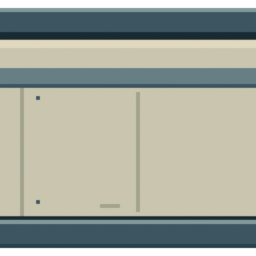
#> input picture Tools/ArtSources/SOLITUDE/NorthWallPanels/PNG/north_wall_plain_256.png, 256 x 256 px; its folder holds 4 pictures in this run
$ python process_panels.py
#> lines starting #> are read from the running program, lines starting #| are printed output that depends on the picture
from PIL import Image
from pathlib import Path
import json
root=Path(__file__).parent
p=root/'PNG'
names=['plain','service','vent','rib']
hexes=['182B35','293F4A','3C5561','657F85','82999A','A2A38E','CAC5AF','E0D8BF','CF9B43']
palette=[tuple(bytes.fromhex(h)) for h in hexes]
ims=[]
for name in names:
 im=Image.open(p/f'north_wall_{name}_256.png').convert('RGBA').resize((64,64),Image.Resampling.NEAREST)
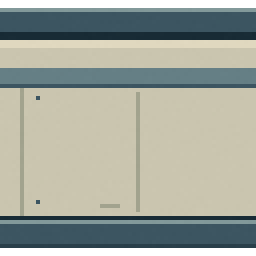
#> im: PIL image 64x64 RGBA (shown 4 times larger); mean R, G, B, A 145.5, 150.3, 140, 239.1; transparent parts drawn white
 out=Image.new('RGBA',im.size)
#> out: PIL image 64x64 RGBA; every value is 0
 out.putdata([(*min(palette,key=lambda c:sum((c[i]-v[i])**2 for i in range(3))),255) if v[3]>=128 else (0,0,0,0) for v in im.getdata()])
 out.save(p/f'north_wall_{name}_64.png');out.resize((512,512),Image.Resampling.NEAREST).save(p/f'north_wall_{name}_8x.png');ims.append(out)
#> after `out.save(p / f'north_wall_{name}_64.png')`:
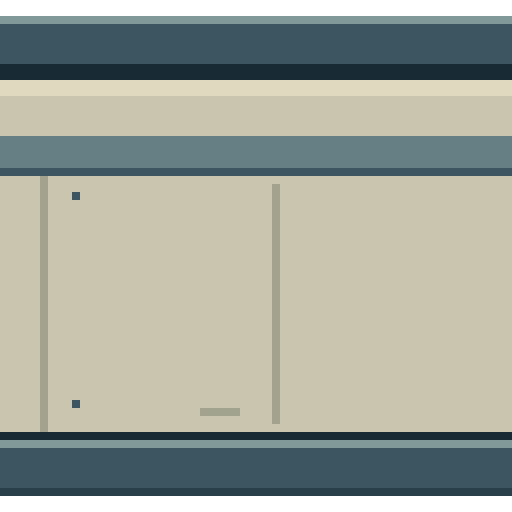
#> saved as north_wall_plain_8x.png: PIL image 512x512 RGBA; mean R, G, B, A 145.5, 150.4, 140, 239.1; transparent parts drawn white
#> pass 2 of the loop `for name in names:`:
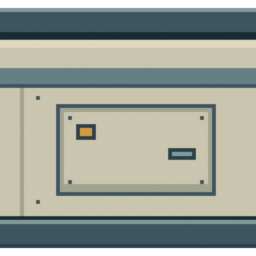
#> input picture Tools/ArtSources/SOLITUDE/NorthWallPanels/PNG/north_wall_service_256.png, 256 x 256 px
#> `im=Image.open(p/f'north_wall_{name}_256.png').convert('RGBA').resize((..`:
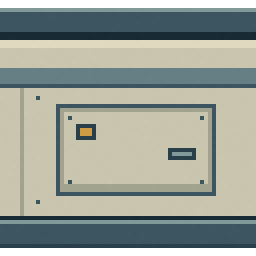
#> im: PIL image 64x64 RGBA (shown 4 times larger); mean R, G, B, A 138.8, 144.9, 135.7, 239.1; transparent parts drawn white
#> `out.save(p / f'north_wall_{name}_64.png')`:
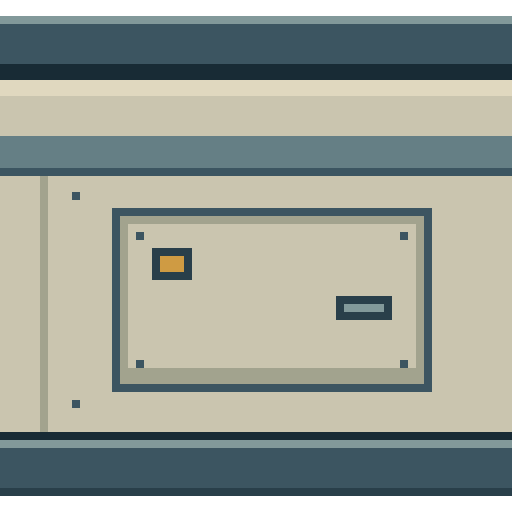
#> saved as north_wall_service_8x.png: PIL image 512x512 RGBA; mean R, G, B, A 138.8, 144.9, 135.8, 239.1; transparent parts drawn white
#> (the run stopped early here; a loop or call above may not have finished)
